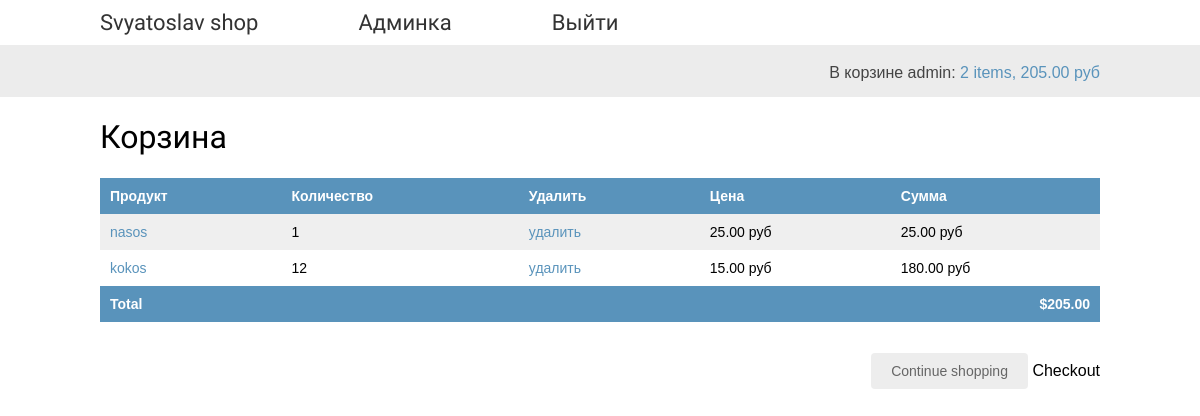
The page /cart/ (signed in) on the database as committed earlier.
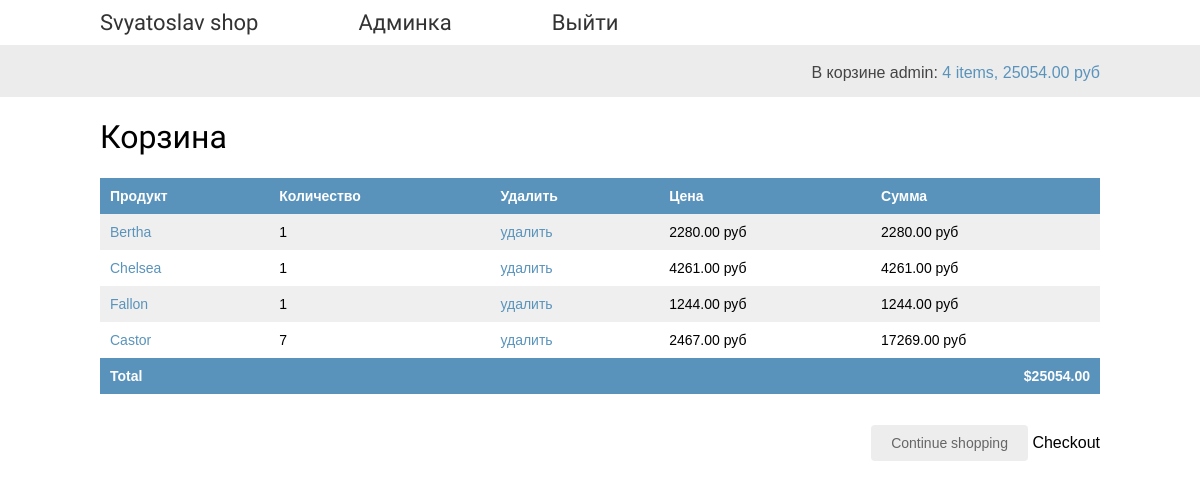
The same page on the database as committed later.
### cart/models.py (models this page shows, shortened)
class Cart_bd(models.Model):
    user = models.OneToOneField(User, on_delete=models.CASCADE)
    paid = models.BooleanField(default=False)
    def get_total_cost(self):
        total_cost = sum(item.get_cost() for item in self.items.all())
        return total_cost

class CartItem(models.Model):
    cart = models.ForeignKey(Cart_bd,
                              related_name='items',
                              on_delete=models.CASCADE)
    product = models.ForeignKey(Product,
                                related_name='order_items',
                                on_delete=models.CASCADE)
    price = models.DecimalField(max_digits=10, decimal_places=2)
    quantity = models.PositiveIntegerField(default=1)
    def get_cost(self):
        return self.price * self.quantity

### shop/models.py (models this page shows, shortened)
class Product(models.Model):
    article = models.CharField(max_length=10, unique=True)
    name = models.CharField(max_length=100)
    purchase_price = models.DecimalField(max_digits=10, decimal_places=2)
    retail_price = models.DecimalField(max_digits=10, decimal_places=2)
    available = models.BooleanField(default=True)
    description = models.TextField(blank=True)
    class Meta:
        ordering = ('name',)
        index_together = (('id', 'article'),)
    def get_absolute_url(self):
        return reverse('shop:product_detail', args=[self.id, self.article])

### cart/views.py (the view)
# urls.py: path('', views.cart_detail, name='cart_detail'),
@logger.catch
@login_required
def cart_detail(request):
    user = request.user
    cart = Cart(request)
    return render(request, 'cart/detail.html', {'username': user.username, 'cart': cart,
                                                'total_items': cart.__len__()})

### cart/cart.py (called while the page is built)
    def get_items_cart(self):
        return self.cart_item

    def __len__(self):
        if self.cart_item:
            return self.cart_item.count()
        return 0

    def get_total_price(self):
        return self.cart.get_total_cost()

### cart/templates/cart/detail.html (shortened to what this page needs)
{% extends "shop/base.html" %}
{% load static %}
{% block content %}
  <h1>Корзина</h1>
  <table class="cart">
    <thead>
      <tr>
        <th>Продукт</th>
        <th>Количество</th>
        <th>Удалить</th>
        <th>Цена</th>
        <th>Сумма</th>
      </tr>
    </thead>
    <tbody>
      {% for item in cart.get_items_cart %}
        {% with product=item.product %}
          <tr>
            <td>
                <a href="{{ product.get_absolute_url }}">{{ item.product.name }}</a>
            </td>
            <td>{{ item.quantity }}</td>
            <td><a href="{% url "cart:cart_remove" item.product.id %}">удалить</a></td>
            <td>{{ item.price }} руб</td>
            <td>{{ item.get_cost }} руб</td>
          </tr>
        {% endwith %}
      {% endfor %}
      <tr class="total">
        <td>Total</td>
        <td colspan="3"></td>
        <td class="num">${{ cart.get_total_price }}</td>
      </tr>
    </tbody>
  </table>
  <p class="text-right">
    <a href="{% url "shop:product_list" %}" class="button light">Continue shopping</a>
      Checkout
  </p>
{% endblock %}

### shop/templates/shop/base.html (shortened to what this page needs)
<!DOCTYPE html>
{% load static %}
<html>
        <head>
            <link href="{% static "css/base.css" %}" rel="stylesheet">
        </head>
    <body>
        <div id="header">
            <a href="/" class="logo">Svyatoslav shop</a>
            {% if username %}
            <a href="/admin" class="logo">Админка</a>
            <a href="{% url 'logout'%}?next={{request.path}}" class="logo">Выйти</a>
            {% else %}
            <a href="/accounts/register" class="logo">Регистрация</a>
            <a href="/accounts/login" class="logo">Вход</a>
            {% endif %}
        </div>
        <div id="subheader">
            <div class="cart">
          {% if total_items > 0 %}
            В корзине {{username}}:
            <a href="{% url "cart:cart_detail" %}">
              {{ total_items }} item{{ total_items|pluralize }},
              {{ cart.get_total_price }} руб
            </a>
          {% else %}
            {{username}} корзина пуста.
          {% endif %}
            </div>
        </div>
        <div id="content">
            {% block content %}{% endblock %}
        </div>
    </body>
</html>

### shop/static/css/base.css (style rules this page uses)
body { margin:0; padding:0; font-family:helvetica, sans-serif; }
h1, h2, h3, h4, h5 , h6 { font-family: 'Ubuntu', sans-serif; font-weight:normal; }
a { text-decoration:none; color:#5993bb; }
a.button, input[type="submit"] { color:#fff; background:#5993bb; border-radius:4px; padding:10px 20px; font-size:14px; border:0; }
a.button.light { color:#666; background:#ededed; }
.text-right { text-align:right; }
table { width:100%; border-spacing:0; border-collapse: collapse; }
table th, table td { text-align:left; font-size:14px; padding:10px; margin:0; }
tbody tr:nth-child(odd) { background:#efefef; }
thead th, tbody tr.total { background:#5993bb; color:#fff; font-weight:bold; }
table.cart { margin-bottom:40px; }
tbody td.num { text-align:right; }
#header { padding:10px 100px; font-size:18px; overflow:auto; }
#subheader { background:#ececec; color:#444; padding:15px 100px; overflow:auto; }
#header .logo { font-family: 'Ubuntu', sans-serif; float:left; color:#333; font-size:22px; margin-right:10%; }
#subheader .cart { float:right; padding-top:4px; }
#content { padding:0 100px; overflow:hidden; }

Rows that differ between the two databases and show on the page:
removed CartItem: product.name "nasos", quantity "1", price "25.00", get_cost "25.00"
removed CartItem: product.name "kokos", quantity "12", price "15.00", get_cost "180.00"
computed for Cart_bd: get_total_price "205.00" → "25054.00"
added CartItem: product.name "Bertha", quantity "1", price "2280.00", get_cost "2280.00"
added CartItem: product.name "Chelsea", quantity "1", price "4261.00", get_cost "4261.00"
added CartItem: product.name "Fallon", quantity "1", price "1244.00", get_cost "1244.00"
added CartItem: product.name "Castor", quantity "7", price "2467.00", get_cost "17269.00"
Other text that changed with them:
{{ total_items }}: "2" → "4"
